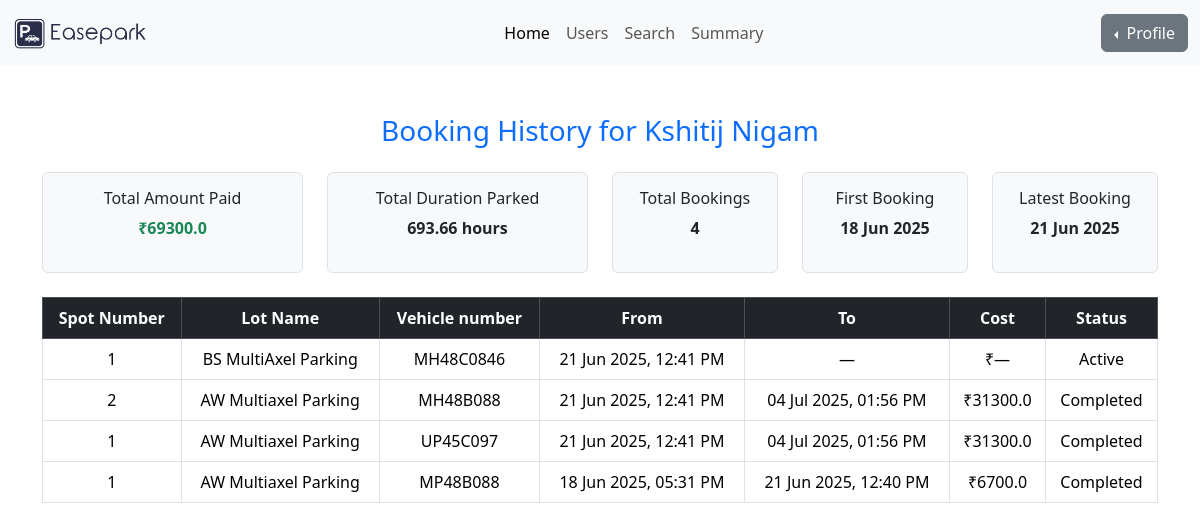
Before: /dashboard/user-history/2 (signed in) with the older database file.
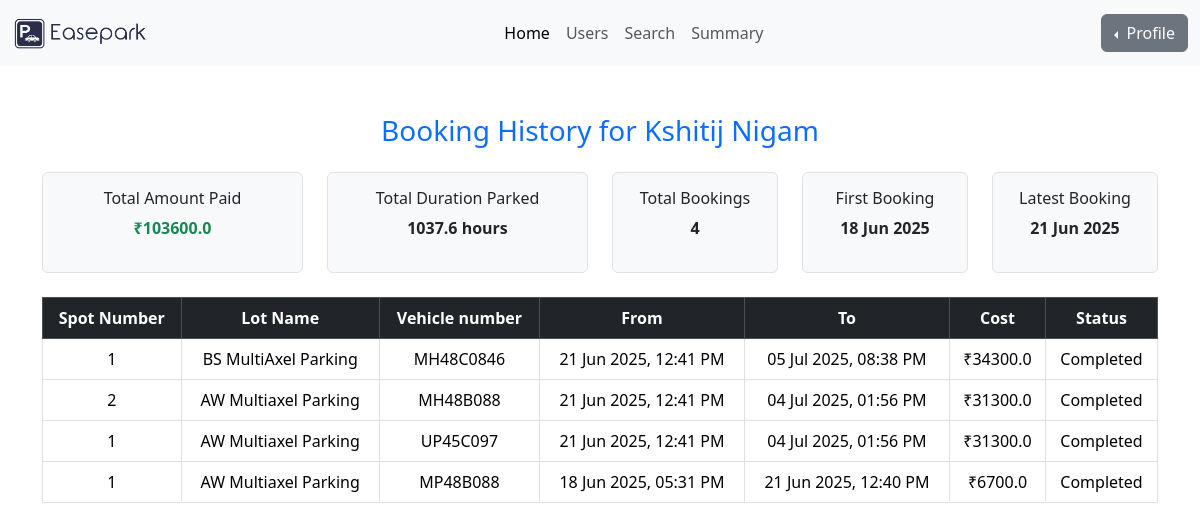
After: the same page with the newer database file.
### models/user_model.py (models this page shows)
class Reservation(UserMixin, db.Model):
    id = db.Column(db.Integer, primary_key=True)
    spot_id = db.Column(db.Integer, db.ForeignKey('parking_spot.id'), nullable=False)
    user_id = db.Column(db.Integer, db.ForeignKey('users.id'), nullable=False)
    vehicle_number = db.Column(db.String(20), nullable=True)
    booking_timestamp = db.Column(db.DateTime, default=datetime.utcnow)
    releasing_timestamp = db.Column(db.DateTime, nullable=True)
    cost_per_unit_time = db.Column(db.Float, nullable=False)
    total_cost = db.Column(db.Float, nullable=True)
    status = db.Column(db.String(20), default='active')  # active, completed, cancelled

class ParkingSpot(UserMixin, db.Model):
    id = db.Column(db.Integer, primary_key=True)
    lot_id = db.Column(db.Integer, db.ForeignKey('parking_lot.id'), nullable=False)
    spot_number = db.Column(db.String(10), nullable=True) # spot number that can be given to human for finding the spot
    status = db.Column(db.String(1), default='A') # A can be considered as 'Available' at first.
    is_active = db.Column(db.Boolean, default=True) # this show wether the spot is accessible or disabled by the admin
    reservations = db.relationship('Reservation', backref='spot', lazy=True)

class ParkingLot(UserMixin, db.Model):
    id = db.Column(db.Integer, primary_key=True)
    parking_name = db.Column(db.String(150), nullable=False)
    price = db.Column(db.Float, nullable=False)
    address = db.Column(db.String(255), nullable=False)
    pin_code = db.Column(db.String(10), nullable=False)
    max_spots = db.Column(db.Integer, nullable=False)
    spots = db.relationship('ParkingSpot', backref='lot',cascade="all, delete", lazy=True)

### controllers/admin_routes.py (the view)
@admin_blueprint.route('/user-history/<int:user_id>')
@login_required
def user_booking_history(user_id):
    if current_user.role != 'admin':
        abort(403)
    user = Users.query.get_or_404(user_id)
    history = Reservation.query.filter_by(user_id=user.id).order_by(
        Reservation.booking_timestamp.desc()
    ).all()
    total_amount_paid = sum(res.total_cost or 0 for res in history)
    total_duration_hours = 0
    for res in history:
        if res.booking_timestamp and res.releasing_timestamp:
            duration = (res.releasing_timestamp - res.booking_timestamp).total_seconds() / 3600
            total_duration_hours += duration
    total_duration_hours = round(total_duration_hours, 2)
    total_bookings = len(history)
    first_booking = history[-1].booking_timestamp if history else None
    latest_booking = history[0].booking_timestamp if history else None
    return render_template(
        'admin_user_history.html',
        user=user,
        history=history,
        total_amount_paid=total_amount_paid,
        total_duration_hours=total_duration_hours,
        total_bookings=total_bookings,
        first_booking=first_booking,
        latest_booking=latest_booking
    )

### app.py (called while the page is built)
@login_manager.user_loader
def load_user(user_id):
    return db.session.get(Users, int(user_id))

### templates/admin_user_history.html (shortened to what this page needs)
<!DOCTYPE html>
<html lang="en">
<head>
    <link href="https://cdn.jsdelivr.net/npm/bootstrap@5.3.0/dist/css/bootstrap.min.css" rel="stylesheet" />
</head>
<body>
    {% include 'admin_navbar.html' %}
    <div class="container mt-5">
        <h3 class="mb-4 text-primary text-center">
            Booking History for {{ user.full_name or user.username }}
        </h3>
        <div class="row mb-4">
            <div class="col-md-3">
                <div class="border rounded p-3 text-center bg-light">
                    <h6>Total Amount Paid</h6>
                    <p class="fw-bold text-success">₹{{ total_amount_paid }}</p>
                </div>
            </div>
            <div class="col-md-3">
                <div class="border rounded p-3 text-center bg-light">
                    <h6>Total Duration Parked</h6>
                    <p class="fw-bold">{{ total_duration_hours }} hours</p>
                </div>
            </div>
            <div class="col-md-2">
                <div class="border rounded p-3 text-center bg-light">
                    <h6>Total Bookings</h6>
                    <p class="fw-bold">{{ total_bookings }}</p>
                </div>
            </div>
            <div class="col-md-2">
                <div class="border rounded p-3 text-center bg-light">
                    <h6>First Booking</h6>
                    <p class="fw-bold">
                        {% if first_booking %}
                        {{ first_booking.strftime('%d %b %Y') }}
                        {% else %}
                        —
                        {% endif %}
                    </p>
                </div>
            </div>
            <div class="col-md-2">
                <div class="border rounded p-3 text-center bg-light">
                    <h6>Latest Booking</h6>
                    <p class="fw-bold">
                        {% if latest_booking %}
                        {{ latest_booking.strftime('%d %b %Y') }}
                        {% else %}
                        —
                        {% endif %}
                    </p>
                </div>
            </div>
        </div>
        {% if history %}
        <div class="table-responsive">
            <table class="table table-bordered text-center">
                <thead class="table-dark">
                    <tr>
                        <th>Spot Number</th>
                        <th>Lot Name</th>
                        <th>Vehicle number</th>
                        <th>From</th>
                        <th>To</th>
                        <th>Cost</th>
                        <th>Status</th>
                    </tr>
                </thead>
                <tbody>
                    {% for res in history %}
                    <tr>
                        <td>{{ res.spot.spot_number }}</td>
                        <td>{{ res.spot.lot.parking_name }}</td>
                        <td>{{ res.vehicle_number or 'N/A' }}</td>
                        <td>{{ res.booking_timestamp.strftime('%d %b %Y, %I:%M %p') }}</td>
                        <td>
                            {% if res.releasing_timestamp %}
                            {{ res.releasing_timestamp.strftime('%d %b %Y, %I:%M %p') }}
                            {% else %}
                            —
                            {% endif %}
                        </td>
                        <td>₹{{ res.total_cost or '—' }}</td>
                        <td class="text-capitalize">{{ res.status }}</td>
                    </tr>
                    {% endfor %}
                </tbody>
            </table>
        </div>
        {% else %}
        <p class="text-muted text-center">This user has no bookings yet.</p>
        {% endif %}
    </div>
</body>
</html>

Changed rows visible on the page:
changed Reservation "MH48C0846": releasing_timestamp (not shown) → "05 Jul 2025, 08:38 PM"; total_cost "—" → "34300.0"; status "Active" → "Completed"; no longer shows "—"
Other visible differences:
{{ total_amount_paid }}: "69300.0" → "103600.0"
{{ total_duration_hours }}: "693.66" → "1037.6"
